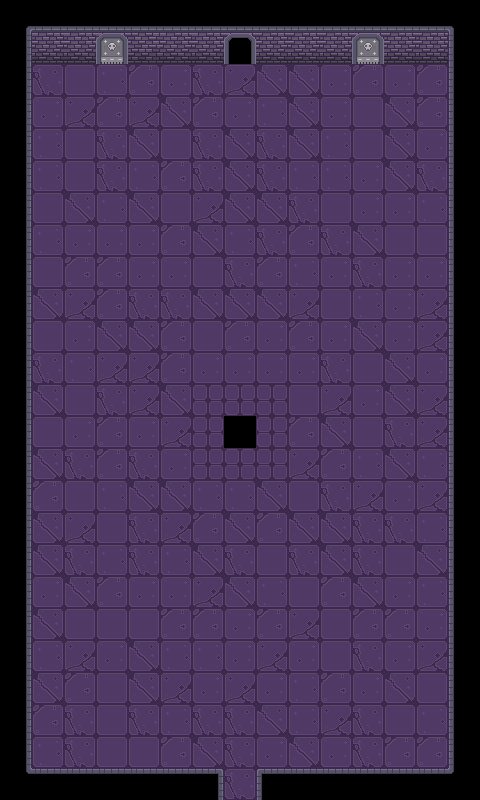

A 2D game scene composited from a Tiled map and its tileset images. What follows is a short description and the map's XML, with every tile layer's data as written:
An orthogonal 15x25 tile map with 32x32 px tiles, 3 tile layers (background, walls, open_doors), 2 tilesets and 7 objects (2x collision, 2x mapD, 2x mapB).

<map version="1.10" tiledversion="1.10.2" orientation="orthogonal" renderorder="right-down" width="15" height="25" tilewidth="32" tileheight="32" infinite="0" nextlayerid="5" nextobjectid="9">
 <tileset firstgid="1" source="dungeon.tsx" />
 <tileset firstgid="57" source="black.tsx" />
 <layer id="1" name="background" width="15" height="25">
  <data encoding="csv">
57,57,57,57,57,57,57,57,57,57,57,57,57,57,57,
57,19,23,17,18,16,17,23,17,25,18,17,23,26,57,
57,25,23,26,17,16,25,18,19,19,16,17,16,17,57,
57,16,18,17,18,19,17,16,26,19,16,23,19,17,57,
57,26,23,25,19,23,25,19,25,19,26,23,19,16,57,
57,26,23,25,26,17,25,19,25,26,26,16,19,25,57,
57,23,19,26,19,23,18,19,19,25,23,16,16,26,57,
57,26,16,16,16,17,19,26,25,17,25,19,23,23,57,
57,23,17,17,16,16,23,25,17,26,16,25,16,16,57,
57,19,18,17,25,25,19,19,19,18,23,26,16,18,57,
57,23,16,19,19,17,23,17,16,17,16,19,16,18,57,
57,25,26,18,18,17,16,16,16,16,25,23,19,16,57,
57,19,23,25,18,19,24,24,24,23,18,16,19,18,57,
57,23,16,17,16,18,24,57,24,17,19,23,25,18,57,
57,19,25,17,25,16,24,24,24,18,17,26,19,26,57,
57,17,23,26,19,19,26,26,19,23,25,18,16,18,57,
57,19,18,23,25,18,17,19,17,19,19,25,25,26,57,
57,19,25,26,25,26,19,25,23,25,19,25,23,19,57,
57,16,19,17,16,16,18,19,26,23,17,19,16,26,57,
57,19,23,23,23,17,17,16,17,18,23,17,17,16,57,
57,26,18,16,19,26,26,16,18,16,23,25,16,18,57,
57,19,17,23,19,18,16,18,16,26,17,16,19,23,57,
57,17,25,23,25,26,25,25,19,26,18,25,23,26,57,
57,26,25,23,23,17,19,25,16,19,16,25,17,17,57,
57,57,57,57,57,57,57,25,57,57,57,57,57,57,57
</data>
 </layer>
 <layer id="2" name="walls" width="15" height="25">
  <data encoding="csv">
1,5,3,4,4,3,5,3,2,5,2,4,2,3,6,
22,9,9,9,12,9,9,10,11,11,10,11,10,11,27,
22,0,0,0,0,0,0,0,0,0,0,0,0,0,13,
8,0,0,0,0,0,0,0,0,0,0,0,0,0,20,
8,0,0,0,0,0,0,0,0,0,0,0,0,0,13,
22,0,0,0,0,0,0,0,0,0,0,0,0,0,20,
15,0,0,0,0,0,0,0,0,0,0,0,0,0,20,
15,0,0,0,0,0,0,0,0,0,0,0,0,0,27,
15,0,0,0,0,0,0,0,0,0,0,0,0,0,20,
22,0,0,0,0,0,0,0,0,0,0,0,0,0,27,
8,0,0,0,0,0,0,0,0,0,0,0,0,0,20,
15,0,0,0,0,0,0,0,0,0,0,0,0,0,13,
22,0,0,0,0,0,0,0,0,0,0,0,0,0,27,
22,0,0,0,0,0,0,0,0,0,0,0,0,0,20,
15,0,0,0,0,0,0,0,0,0,0,0,0,0,13,
15,0,0,0,0,0,0,0,0,0,0,0,0,0,27,
15,0,0,0,0,0,0,0,0,0,0,0,0,0,13,
8,0,0,0,0,0,0,0,0,0,0,0,0,0,27,
22,0,0,0,0,0,0,0,0,0,0,0,0,0,13,
15,0,0,0,0,0,0,0,0,0,0,0,0,0,13,
8,0,0,0,0,0,0,0,0,0,0,0,0,0,27,
22,0,0,0,0,0,0,0,0,0,0,0,0,0,20,
22,0,0,0,0,0,0,0,0,0,0,0,0,0,20,
8,0,0,0,0,0,0,0,0,0,0,0,0,0,13,
29,32,32,31,30,32,37,0,36,30,31,30,33,32,34
</data>
 </layer>
 <layer id="3" name="open_doors" width="15" height="25">
  <data encoding="csv">
0,0,0,0,0,0,0,0,0,0,0,0,0,0,0,
0,0,0,28,0,0,0,35,0,0,0,28,0,0,0,
0,0,0,0,0,0,0,0,0,0,0,0,0,0,0,
0,0,0,0,0,0,0,0,0,0,0,0,0,0,0,
0,0,0,0,0,0,0,0,0,0,0,0,0,0,0,
0,0,0,0,0,0,0,0,0,0,0,0,0,0,0,
0,0,0,0,0,0,0,0,0,0,0,0,0,0,0,
0,0,0,0,0,0,0,0,0,0,0,0,0,0,0,
0,0,0,0,0,0,0,0,0,0,0,0,0,0,0,
0,0,0,0,0,0,0,0,0,0,0,0,0,0,0,
0,0,0,0,0,0,0,0,0,0,0,0,0,0,0,
0,0,0,0,0,0,0,0,0,0,0,0,0,0,0,
0,0,0,0,0,0,0,0,0,0,0,0,0,0,0,
0,0,0,0,0,0,0,0,0,0,0,0,0,0,0,
0,0,0,0,0,0,0,0,0,0,0,0,0,0,0,
0,0,0,0,0,0,0,0,0,0,0,0,0,0,0,
0,0,0,0,0,0,0,0,0,0,0,0,0,0,0,
0,0,0,0,0,0,0,0,0,0,0,0,0,0,0,
0,0,0,0,0,0,0,0,0,0,0,0,0,0,0,
0,0,0,0,0,0,0,0,0,0,0,0,0,0,0,
0,0,0,0,0,0,0,0,0,0,0,0,0,0,0,
0,0,0,0,0,0,0,0,0,0,0,0,0,0,0,
0,0,0,0,0,0,0,0,0,0,0,0,0,0,0,
0,0,0,0,0,0,0,0,0,0,0,0,0,0,0,
0,0,0,0,0,0,0,0,0,0,0,0,0,0,0
</data>
 </layer>
 <objectgroup id="4" name="objects">
  <object id="2" type="collision" x="0" y="0" width="32" height="800" />
  <object id="3" type="collision" x="448" y="0" width="32" height="800" />
  <object id="4" x="32" y="0" width="416" height="64" />
  <object id="5" name="door" type="mapD" x="224" y="32" width="32" height="50" />
  <object id="6" name="door" type="mapB" x="225" y="752" width="34" height="50" />
  <object id="7" name="playerspawn" type="mapB" x="242" y="679">
   <point />
  </object>
  <object id="8" name="playerspawn" type="mapD" x="237.345" y="138.116">
   <point />
  </object>
 </objectgroup>
</map>
